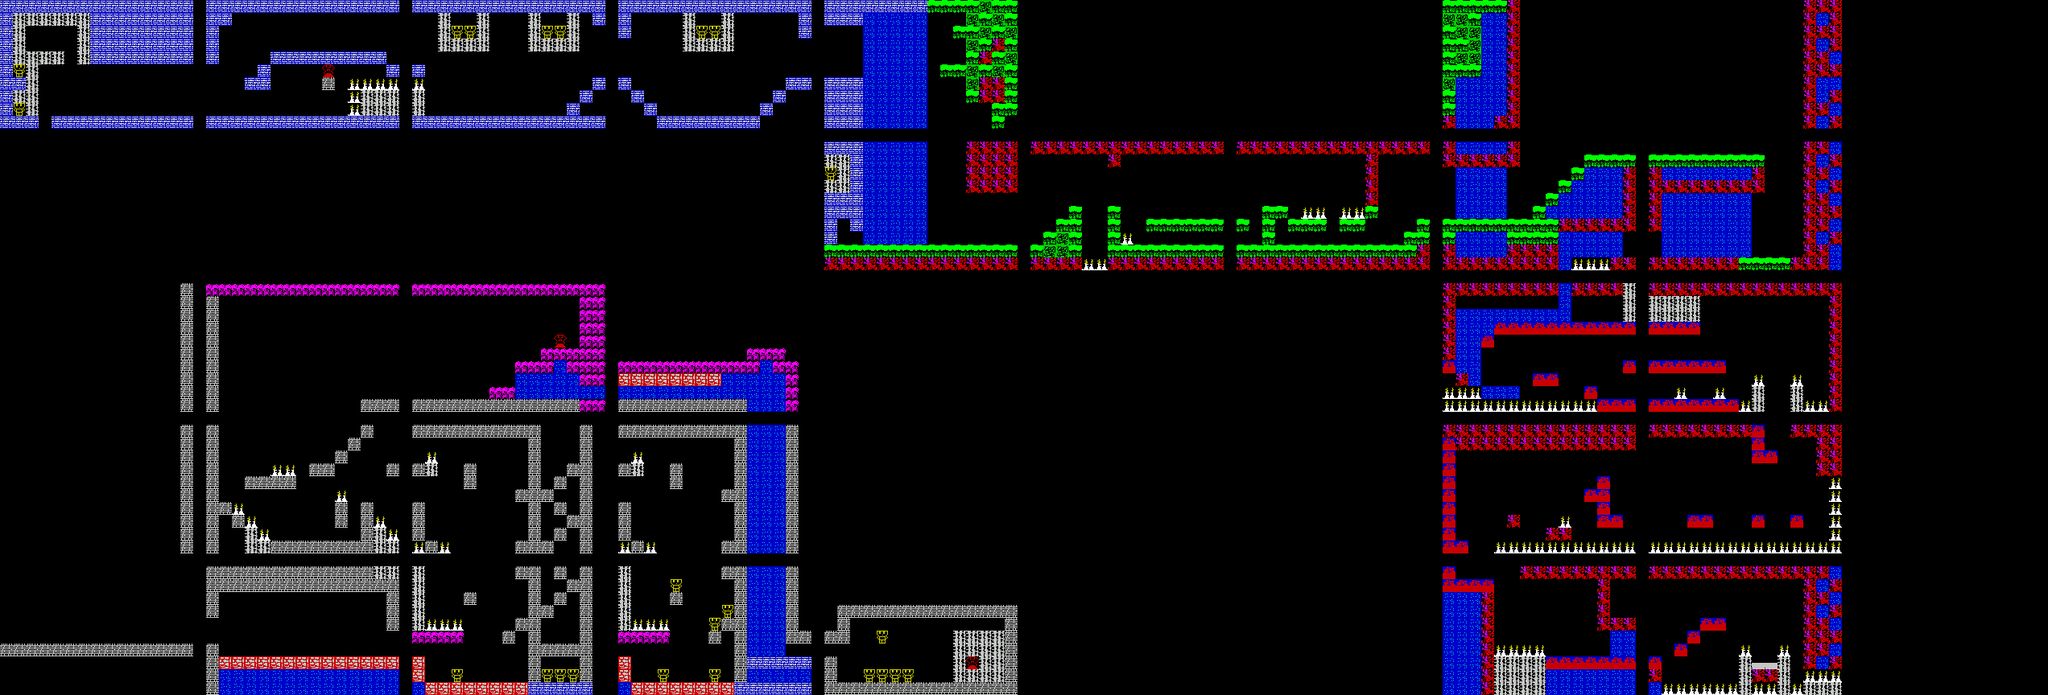

A 2D game scene composited from a Tiled map and its tileset images. What follows is a short description and the map's XML, with each tile layer's data collapsed to a summary:
An orthogonal 159x54 tile map with 16x16 px tiles, 1 tile layer (map), 2 tilesets and 32 objects.

<map version="1.0" orientation="orthogonal" renderorder="right-down" width="159" height="54" tilewidth="16" tileheight="16" nextobjectid="33">
 <properties>
  <property name="lock" value="15" />
 </properties>
 <tileset firstgid="1" name="work" tilewidth="16" tileheight="16" tilecount="48">
  <image source="../gfx/work.png" width="256" height="48" />
 </tileset>
 <tileset firstgid="49" name="sprites" tilewidth="16" tileheight="16" tilecount="32">
  <image source="../gfx/sprites.png" width="256" height="32" />
 </tileset>
 <layer name="map" width="159" height="54">
  <data>[8586 cells, 7500 non-empty, 16 distinct tile ids]</data>
 </layer>
 <objectgroup name="enems">
  <object id="1" gid="65" x="80" y="144" width="16" height="16" />
  <object id="2" gid="67" x="160" y="144" width="16" height="16" />
  <object id="3" gid="69" x="2176" y="608" width="16" height="16" />
  <object id="4" gid="71" x="2240" y="608" width="16" height="16" />
  <object id="5" gid="69" x="2128" y="576" width="16" height="16" />
  <object id="6" gid="71" x="2128" y="672" width="16" height="16" />
  <object id="7" gid="65" x="384" y="144" width="16" height="16" />
  <object id="8" gid="67" x="288" y="144" width="16" height="16" />
  <object id="9" gid="65" x="416" y="144" width="16" height="16" />
  <object id="10" gid="67" x="304" y="144" width="16" height="16" />
  <object id="11" gid="65" x="608" y="144" width="16" height="16" />
  <object id="12" gid="67" x="544" y="144" width="16" height="16" />
  <object id="13" gid="65" x="624" y="144" width="16" height="16" />
  <object id="14" gid="67" x="688" y="144" width="16" height="16" />
  <object id="15" gid="69" x="624" y="64" width="16" height="16" />
  <object id="16" gid="71" x="624" y="128" width="16" height="16" />
  <object id="17" gid="65" x="1056" y="304" width="16" height="16" />
  <object id="18" gid="67" x="1168" y="304" width="16" height="16" />
  <object id="19" gid="69" x="1344" y="224" width="16" height="16" />
  <object id="20" gid="71" x="1360" y="272" width="16" height="16" />
  <object id="21" gid="69" x="1872" y="448" width="16" height="16" />
  <object id="22" gid="71" x="1872" y="496" width="16" height="16" />
  <object id="23" gid="69" x="1936" y="448" width="16" height="16" />
  <object id="24" gid="71" x="1952" y="496" width="16" height="16" />
  <object id="25" gid="69" x="2064" y="768" width="16" height="16" />
  <object id="26" gid="69" x="1952" y="576" width="16" height="16" />
  <object id="27" gid="71" x="1952" y="640" width="16" height="16" />
  <object id="28" gid="71" x="2064" y="800" width="16" height="16" />
  <object id="29" gid="65" x="1040" y="304" width="16" height="16" />
  <object id="30" gid="67" x="1104" y="304" width="16" height="16" />
  <object id="31" gid="69" x="2144" y="464" width="16" height="16" />
  <object id="32" gid="71" x="2240" y="464" width="16" height="16" />
 </objectgroup>
</map>